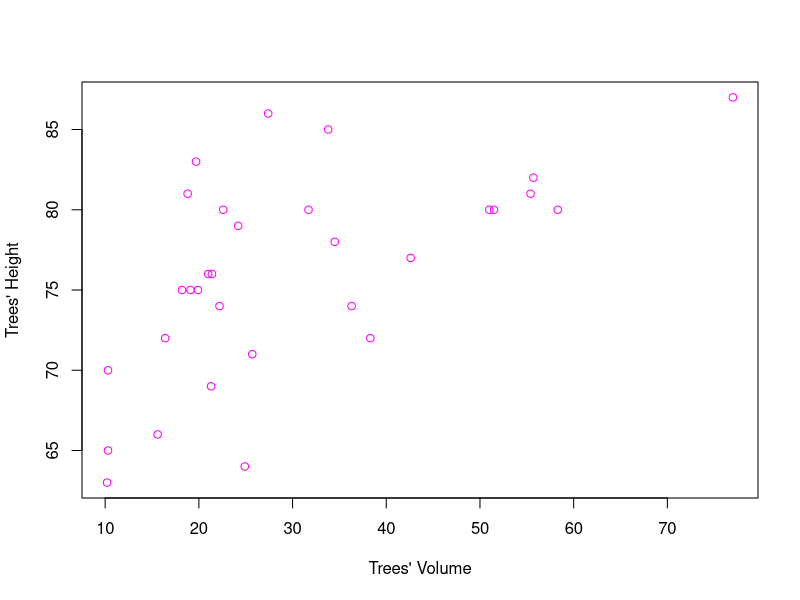

Reproduce this figure in R.
## ---- chunk 1
knitr::opts_chunk$set(echo = FALSE)
## ---- chunk 2

      head(trees)

## ---- chunk 3
    
      summary(trees)

## ---- chunk 4

    plot( 
          trees$Volume,
          trees$Height,
          xlab = "Trees' Volume",          
          ylab = "Trees' Height",
          col = "magenta"
        )


